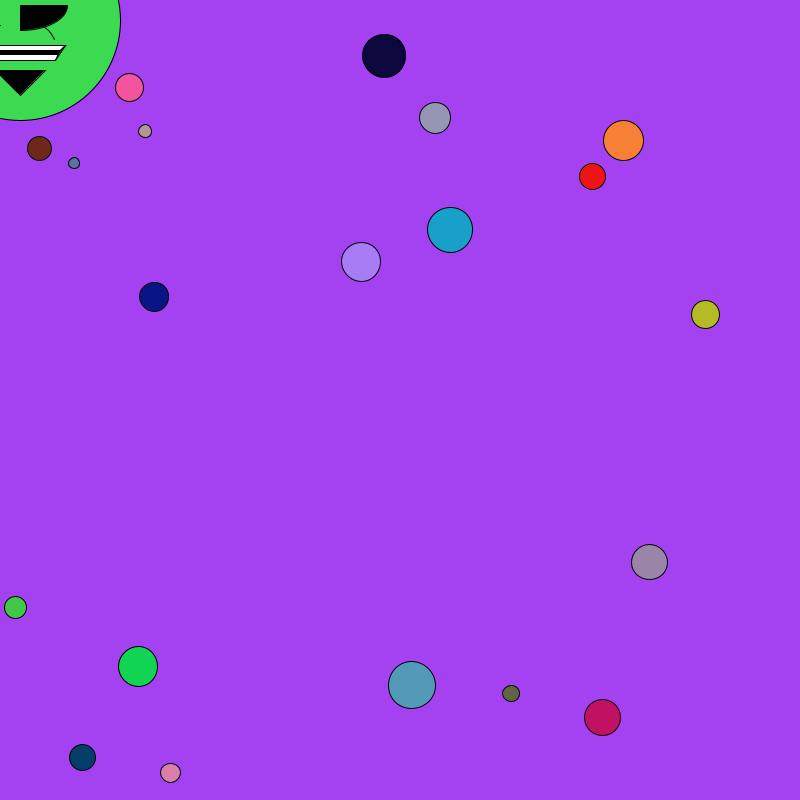
Frame 1 (no input)
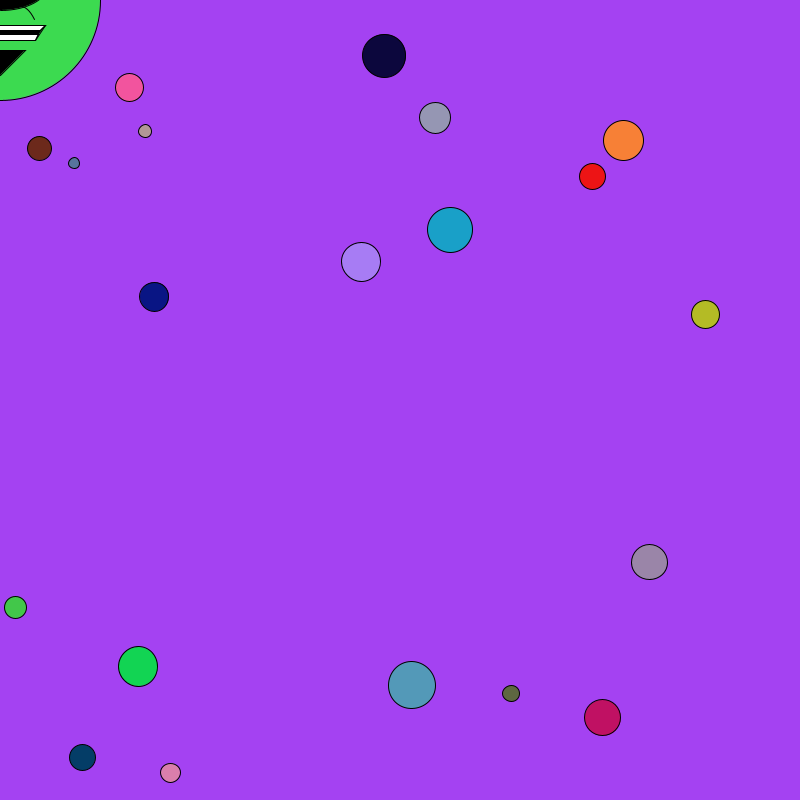
Frame 60 (the mouse pressed at the canvas centre just before this capture)
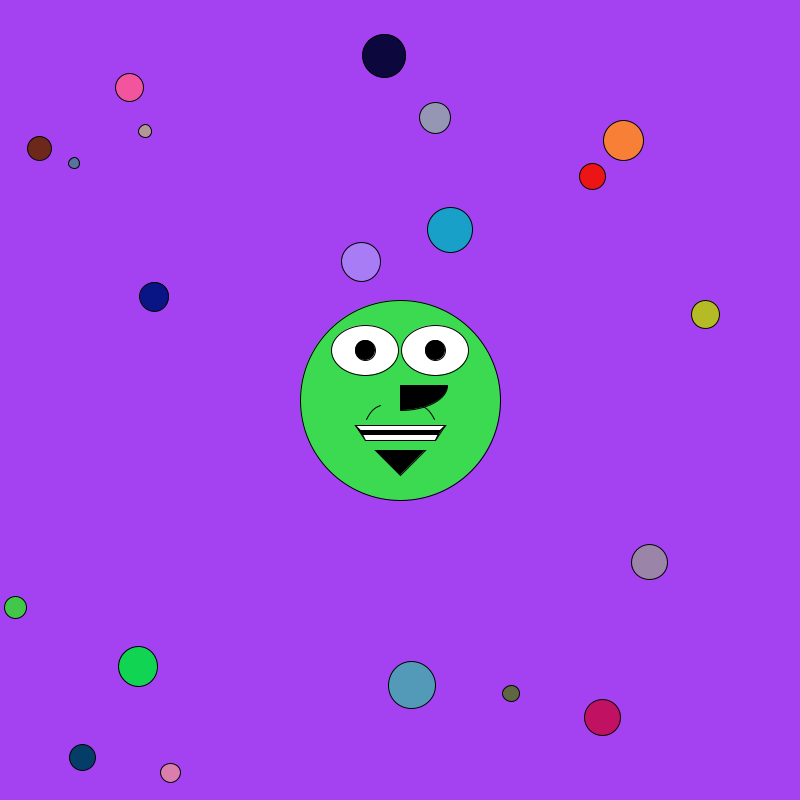
Frame 120 (the mouse held since frame 60 and released just before this capture)

The Processing sketch that drew these frames (run headless with seeded random() and noise(); from frame 60 on, the mouse is pressed at the canvas centre):

// Processing sketch: reece_maher_k00198812_RMP1_Brief
// ── reece_maher_k00198812_RMP1_Brief.pde

//2D array to hold 20 rows 
float [][] allCircles = new float[20][];
color [] randColor = new color[20];
color bcColor = color(random(255),random(255), random(255));
int faceX = 20;
int faceY = 20;

//int to move all the circles when arrow keys are pressed
int movement = 5;

//create new instance of class face
Face myFace;
void setup()
{
  size(800,800);
  background(bcColor);
  myFace = new Face();
  //for loop to create 20 arrays named circle with 3 random values(x,y and radius) and then place the circle into the 2D array
  for(int r=0; r <allCircles.length ; r++){
    
 float[] circle = new float[3];
 
 circle[0] = random(width);
 circle[1] = random(height);
 circle[2] = random(10,50);
 
 allCircles[r] = circle;
 //random color 
  randColor[r] = color(random(255),random(255), random(255));
  }
  
}

void draw(){
  background(bcColor);
  myFace.paint(faceX,faceY);
  //the x any y values for face are equal to the x and y values of the mouse cursor making the instance myface follow th emouse
  faceX = mouseX;
  faceY = mouseY;
  
  //for loop to obtain all the figures to draw out to 20 circles
 for(int i =0; i <allCircles.length; i++){
   
   fill(randColor[i]);
  ellipse(allCircles[i][0], allCircles[i][1], allCircles[i][2], allCircles[i][2]); 
  
   //0 represents the x axis of the array circle and is used to move the circles left and right
   if(keyCode == LEFT && keyPressed == true){
     
     allCircles[i][0] -= movement;
     
     
   }
   
   if(keyCode == RIGHT && keyPressed == true){
     
     allCircles[i][0] += movement;
     
     
   }
   //0 represents the y axis of the array circle and is used to move the circles up and down
   if(keyCode == UP && keyPressed == true){
     
     allCircles[i][1] -= movement;
     
     
   }
   
   if(keyCode == DOWN && keyPressed == true){
     
     allCircles[i][1] += movement;
     
     
   }
   
 }
  
  
}
// ── Face.pde
class Face{
 
float size = 200;  
color faceColour = color(random(255), random(255), random(255));

color eyeColour = color(random(255), random(255), random(255));
  
Face(){
  
  
  
}
  
void paint(int xPos,int yPos){
  pushMatrix();
  
  translate(xPos, yPos);
  
  fill(faceColour);
  //face origin is o,o
  ellipse(0,0,size,size);
  
  fill(255);
  // eyes are moved on the x and y axis into their positions and the size is divided by 4 to shrink them
  ellipse(-35,-50,size/3, size/4);
  
  
  ellipse(35,-50,size/3, size/4);
  //pupils are black so they stand out and the size is made smaller to act as pupils
  fill(0);
  ellipse(35,-50,size/10, size/10);
  ellipse(-35,-50,size/10, size/10);
  
  quad(-45,25,45,25,35,40,-35,40);
  fill(255);
  quad(-45,25,45,25,40,30,-40,30);
  
  quad(-35,40,35,40,38,34,-38,34);
  
  fill(0);
  triangle(-25,50, 0,75, 25,50);
  
  //simple line for current mouth
  //stroke(255);
  noFill();
  noStroke();
  line(-20,5,-5,15);
  line(-40,5,-30,15);
  stroke(0);
  bezier(-20,5,-25,7,-29,9,-34,19);
  
  noFill();
  noStroke();
  line(20,5,5,15);
  line(40,5,30,15);
  stroke(0);
  bezier(20,5,25,7,29,9,34,19);
  
  //arc(0,26,95,50,0, HALF_PI);
  stroke(0);
  fill(0);
  arc(0,-15,95,50,0, HALF_PI);
  
  popMatrix();
  
  
}


  
  
  
  
  
  
  
  
  
  
  
  
  
  
  
  
}
